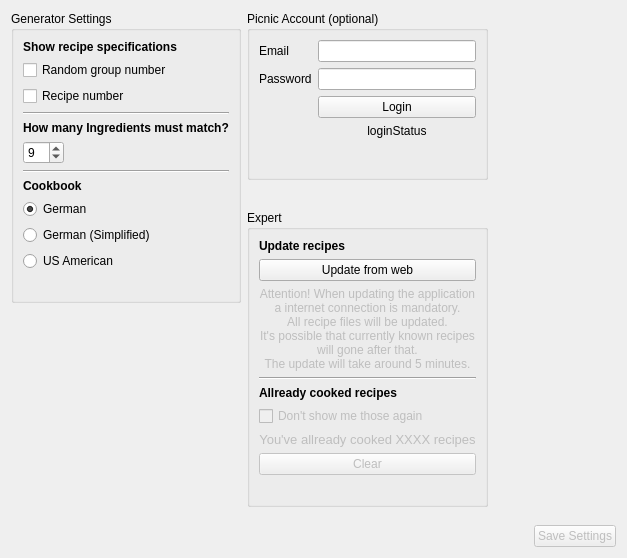
     <widget class="QWidget" name="tab_4">
      <attribute name="title">
       <string>Settings</string>
      </attribute>
      <layout class="QHBoxLayout" name="horizontalLayout_9">
       <item>
        <layout class="QHBoxLayout" name="horizontalLayout_11" stretch="0,0,10">
         <item>
          <layout class="QVBoxLayout" name="verticalLayout_25">
           <property name="rightMargin">
            <number>0</number>
           </property>
           <property name="bottomMargin">
            <number>0</number>
           </property>
           <item>
            <widget class="QGroupBox" name="groupBox_2">
             <property name="title">
              <string>Generator Settings</string>
             </property>
             <layout class="QHBoxLayout" name="horizontalLayout_13">
              <item>
               <layout class="QVBoxLayout" name="verticalLayout_4">
                <item>
                 <widget class="QLabel" name="label_9">
                  <property name="font">
                   <font>
                    <weight>75</weight>
                    <bold>true</bold>
                   </font>
                  </property>
                  <property name="text">
                   <string>Show recipe specifications</string>
                  </property>
                 </widget>
                </item>
                <item>
                 <widget class="QCheckBox" name="ShowRndSeed">
                  <property name="text">
                   <string>Random group number</string>
                  </property>
                 </widget>
                </item>
                <item>
                 <widget class="QCheckBox" name="ShowRecipeNum">
                  <property name="text">
                   <string>Recipe number</string>
                  </property>
                 </widget>
                </item>
                <item>
                 <widget class="Line" name="line">
                  <property name="orientation">
                   <enum>Qt::Horizontal</enum>
                  </property>
                 </widget>
                </item>
                <item>
                 <widget class="QLabel" name="CorrelationLabel">
                  <property name="font">
                   <font>
                    <weight>75</weight>
                    <bold>true</bold>
                   </font>
                  </property>
                  <property name="text">
                   <string>How many Ingredients must match?</string>
                  </property>
                 </widget>
                </item>
                <item>
                 <layout class="QHBoxLayout" name="horizontalLayout_12" stretch="20,80">
                  <item>
                   <widget class="QSpinBox" name="numCorrelation">
                    <property name="minimum">
                     <number>3</number>
                    </property>
                    <property name="maximum">
                     <number>10</number>
                    </property>
                    <property name="value">
                     <number>9</number>
                    </property>
                   </widget>
                  </item>
                  <item>
                   <spacer name="horizontalSpacer_2">
                    <property name="orientation">
                     <enum>Qt::Horizontal</enum>
                    </property>
                    <property name="sizeHint" stdset="0">
                     <size>
                      <width>40</width>
                      <height>20</height>
                     </size>
                    </property>
                   </spacer>
                  </item>
                 </layout>
                </item>
                <item>
                 <widget class="Line" name="line_2">
                  <property name="orientation">
                   <enum>Qt::Horizontal</enum>
                  </property>
                 </widget>
                </item>
                <item>
                 <widget class="QLabel" name="label_4">
                  <property name="font">
                   <font>
                    <weight>75</weight>
                    <bold>true</bold>
                   </font>
                  </property>
                  <property name="text">
                   <string>Cookbook</string>
                  </property>
                 </widget>
                </item>
                <item>
                 <layout class="QVBoxLayout" name="verticalLayout_11">
                  <property name="rightMargin">
                   <number>0</number>
                  </property>
                  <property name="bottomMargin">
                   <number>20</number>
                  </property>
                  <item>
                   <widget class="QRadioButton" name="rbGerman">
                    <property name="text">
                     <string>German</string>
                    </property>
                    <property name="checked">
                     <bool>true</bool>
                    </property>
                   </widget>
                  </item>
                  <item>
                   <widget class="QRadioButton" name="rbGermanS">
                    <property name="text">
                     <string>German (Simplified)</string>
                    </property>
                    <property name="checked">
                     <bool>false</bool>
                    </property>
                   </widget>
                  </item>
                  <item>
                   <widget class="QRadioButton" name="rbUsa">
                    <property name="text">
                     <string>US American</string>
                    </property>
                   </widget>
                  </item>
                 </layout>
                </item>
               </layout>
              </item>
             </layout>
            </widget>
           </item>
           <item>
            <spacer name="verticalSpacer_2">
             <property name="orientation">
              <enum>Qt::Vertical</enum>
             </property>
             <property name="sizeHint" stdset="0">
              <size>
               <width>20</width>
               <height>40</height>
              </size>
             </property>
            </spacer>
           </item>
          </layout>
         </item>
         <item>
          <layout class="QVBoxLayout" name="verticalLayout_3">
           <property name="spacing">
            <number>30</number>
           </property>
           <property name="topMargin">
            <number>0</number>
           </property>
           <property name="rightMargin">
            <number>0</number>
           </property>
           <property name="bottomMargin">
            <number>0</number>
           </property>
           <item>
            <widget class="QGroupBox" name="groupBox_3">
             <property name="sizePolicy">
              <sizepolicy hsizetype="MinimumExpanding" vsizetype="MinimumExpanding">
               <horstretch>0</horstretch>
               <verstretch>0</verstretch>
              </sizepolicy>
             </property>
             <property name="minimumSize">
              <size>
               <width>0</width>
               <height>0</height>
              </size>
             </property>
             <property name="maximumSize">
              <size>
               <width>16777215</width>
               <height>16777215</height>
              </size>
             </property>
             <property name="title">
              <string>Picnic Account (optional)</string>
             </property>
             <layout class="QGridLayout" name="gridLayout_4">
              <item row="0" column="0">
               <layout class="QFormLayout" name="formLayout_2">
                <property name="bottomMargin">
                 <number>30</number>
                </property>
                <item row="0" column="0">
                 <widget class="QLabel" name="emailLabel">
                  <property name="text">
                   <string>Email</string>
                  </property>
                 </widget>
                </item>
                <item row="0" column="1">
                 <widget class="QLineEdit" name="picnicEmail"/>
                </item>
                <item row="1" column="0">
                 <widget class="QLabel" name="passwordLabel">
                  <property name="text">
                   <string>Password</string>
                  </property>
                 </widget>
                </item>
                <item row="1" column="1">
                 <widget class="QLineEdit" name="picnicPassword"/>
                </item>
                <item row="2" column="1">
                 <widget class="QPushButton" name="saveLoginData">
                  <property name="text">
                   <string>Login</string>
                  </property>
                 </widget>
                </item>
                <item row="3" column="1">
                 <widget class="QLabel" name="picnicLoginStatus">
                  <property name="text">
                   <string>loginStatus</string>
                  </property>
                  <property name="alignment">
                   <set>Qt::AlignCenter</set>
                  </property>
                 </widget>
                </item>
               </layout>
              </item>
             </layout>
            </widget>
           </item>
           <item>
            <widget class="QGroupBox" name="groupBox_4">
             <property name="sizePolicy">
              <sizepolicy hsizetype="Expanding" vsizetype="Expanding">
               <horstretch>0</horstretch>
               <verstretch>0</verstretch>
              </sizepolicy>
             </property>
             <property name="title">
              <string>Expert</string>
             </property>
             <layout class="QVBoxLayout" name="verticalLayout_15">
              <item>
               <layout class="QVBoxLayout" name="verticalLayout_13">
                <property name="bottomMargin">
                 <number>0</number>
                </property>
                <item>
                 <widget class="QLabel" name="label_7">
                  <property name="font">
                   <font>
                    <weight>75</weight>
                    <bold>true</bold>
                   </font>
                  </property>
                  <property name="text">
                   <string>Update recipes</string>
                  </property>
                 </widget>
                </item>
                <item>
                 <layout class="QVBoxLayout" name="verticalLayout_17">
                  <property name="bottomMargin">
                   <number>0</number>
                  </property>
                  <item>
                   <widget class="QPushButton" name="CallUpdater">
                    <property name="text">
                     <string>Update from web</string>
                    </property>
                   </widget>
                  </item>
                  <item>
                   <widget class="QLabel" name="label_5">
                    <property name="enabled">
                     <bool>false</bool>
                    </property>
                    <property name="font">
                     <font>
                      <pointsize>9</pointsize>
                     </font>
                    </property>
                    <property name="text">
                     <string>&lt;html&gt;&lt;head/&gt;&lt;body&gt;&lt;p align=&quot;center&quot;&gt;Attention! When updating the application &lt;br/&gt;a internet connection is mandatory. &lt;br/&gt;All recipe files will be updated. &lt;br/&gt;It's possible that currently known recipes &lt;br/&gt;will gone after that. &lt;br/&gt;The update will take around 5 minutes.&lt;/p&gt;&lt;/body&gt;&lt;/html&gt;</string>
                    </property>
                    <property name="wordWrap">
                     <bool>true</bool>
                    </property>
                   </widget>
                  </item>
                 </layout>
                </item>
                <item>
                 <widget class="Line" name="line_3">
                  <property name="orientation">
                   <enum>Qt::Horizontal</enum>
                  </property>
                 </widget>
                </item>
                <item>
                 <widget class="QLabel" name="label_6">
                  <property name="font">
                   <font>
                    <weight>75</weight>
                    <bold>true</bold>
                   </font>
                  </property>
                  <property name="text">
                   <string>Allready cooked recipes</string>
                  </property>
                 </widget>
                </item>
                <item>
                 <layout class="QVBoxLayout" name="verticalLayout_16">
                  <property name="bottomMargin">
                   <number>20</number>
                  </property>
                  <item>
                   <widget class="QCheckBox" name="checkBox">
                    <property name="enabled">
                     <bool>false</bool>
                    </property>
                    <property name="text">
                     <string>Don't show me those again</string>
                    </property>
                   </widget>
                  </item>
                  <item>
                   <widget class="QLabel" name="label_8">
                    <property name="enabled">
                     <bool>false</bool>
                    </property>
                    <property name="font">
                     <font>
                      <pointsize>10</pointsize>
                     </font>
                    </property>
                    <property name="text">
                     <string>You've allready cooked XXXX recipes</string>
                    </property>
                    <property name="alignment">
                     <set>Qt::AlignCenter</set>
                    </property>
                   </widget>
                  </item>
                  <item>
                   <widget class="QPushButton" name="pushButton_5">
                    <property name="enabled">
                     <bool>false</bool>
                    </property>
                    <property name="text">
                     <string>Clear</string>
                    </property>
                   </widget>
                  </item>
                 </layout>
                </item>
               </layout>
              </item>
             </layout>
            </widget>
           </item>
           <item>
            <spacer name="verticalSpacer_5">
             <property name="orientation">
              <enum>Qt::Vertical</enum>
             </property>
             <property name="sizeHint" stdset="0">
              <size>
               <width>20</width>
               <height>40</height>
              </size>
             </property>
            </spacer>
           </item>
          </layout>
         </item>
         <item>
          <layout class="QVBoxLayout" name="verticalLayout_12">
           <item>
            <spacer name="verticalSpacer">
             <property name="orientation">
              <enum>Qt::Vertical</enum>
             </property>
             <property name="sizeHint" stdset="0">
              <size>
               <width>20</width>
               <height>40</height>
              </size>
             </property>
            </spacer>
           </item>
           <item>
            <layout class="QHBoxLayout" name="horizontalLayout_10">
             <property name="bottomMargin">
              <number>0</number>
             </property>
             <item>
              <spacer name="horizontalSpacer_5">
               <property name="orientation">
                <enum>Qt::Horizontal</enum>
               </property>
               <property name="sizeHint" stdset="0">
                <size>
                 <width>40</width>
                 <height>20</height>
                </size>
               </property>
              </spacer>
             </item>
             <item>
              <widget class="QPushButton" name="pushButton">
               <property name="enabled">
                <bool>false</bool>
               </property>
               <property name="text">
                <string>Save Settings</string>
               </property>
              </widget>
             </item>
            </layout>
           </item>
          </layout>
         </item>
        </layout>
       </item>
      </layout>
     </widget>
